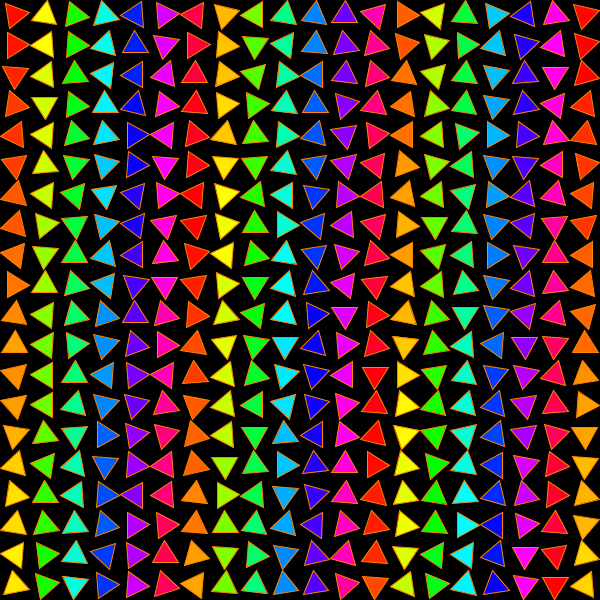
Frame 1 (no input)
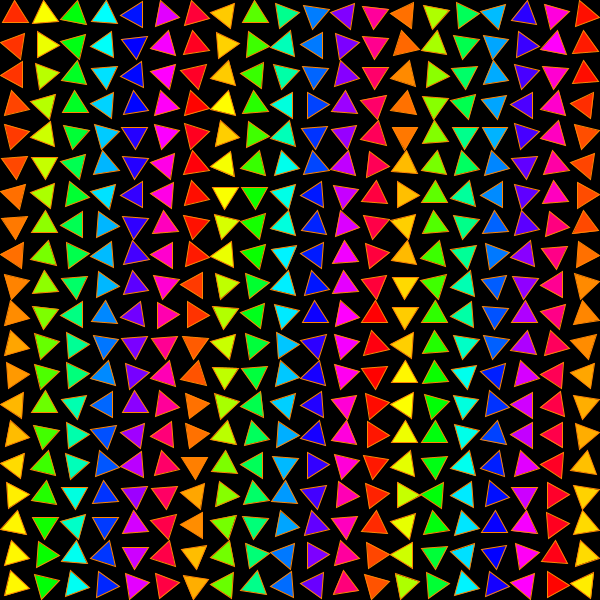
Frame 60 (the mouse pressed at the canvas centre just before this capture)
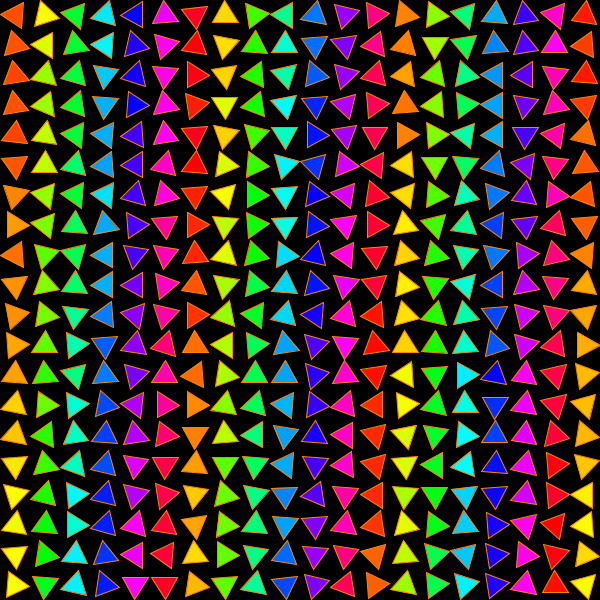
Frame 120 (the mouse held since frame 60 and released just before this capture)

The Processing sketch that drew these frames (run headless with seeded random() and noise(); from frame 60 on, the mouse is pressed at the canvas centre):

// Processing sketch: processing_8608
// ── processing_8608.pde

/**
 * Skizze eigener Idee - Dreiecke die sich drehen
 * an- und ausschalten mit Mausklick
 *
 */
  
int numZelles = 20;
int numZellesTotal = 400;
int switch1 = 1;
float col01,col02,col03,col04;
float rad = 600/numZelles;
float hrad = rad/2;
float focus = 110;

PFont fontA;

Zelle[] Zelles = new Zelle[numZelles*numZelles];

void setup() 
{
  size(600, 600);
  noStroke();
  smooth();
  colorMode(HSB, 255);
  col01 = random(255);
  
  for (int i = 0; i < numZelles; i++) {
    for (int j = 0; j < numZelles; j++)
    {
    // Zelle(float xin, float yin, float din, int idin, float winkelin, Zelle[] oin)
    Zelles[numZelles*i+j] = new Zelle(i*rad,j*rad, hrad, numZelles*i+j, random(6.28),random(0.1), Zelles);
    }
  }
}

void draw() 
{
  background(0);
  for (int i = 0; i < numZelles; i++) {
    for (int j = 0; j < numZelles; j++)
    {
    Zelles[numZelles*i+j].change_st();
    Zelles[numZelles*i+j].display();   
    }
  }
}

class Zelle {
  float x, y;
  float rad01;
  float x1,x2,x3,x4,x5,y1,y2,y3,y4,y5,d1;
  float w1,w2;
  float winkel = 0;
  float winkel_120 = 6.28/3;
  float winkel_240 = 6.28*2/3;
  float winkelspeed;
  int id;
  Zelle[] others;
 
  Zelle(float xin, float yin, float din, int idin, float winkelin, float winkelspeedin,Zelle[] oin) {
    x = xin;
    y = yin;
    rad01 = din;
    id = idin;
    others = oin;
    winkel = winkelin;
    winkelspeed = winkelspeedin;
    
  } 
  
  void change_st() {
    
    // set colors
    col01 = (2*id+winkel)%255;
    col02 = 255;
    col03 = 255;
    
    // move triangles if switch = 1
      
    if (switch1 == 1 )
    {
    
      winkel = (winkel + winkelspeed);
            
      d1 = rad01*sin(winkel);
      
      // center
      
      x1 = x+rad01;
      y1 = y+rad01;
      
      
      // points
      x2 = x1 + hrad*sin(winkel);
      y2 = y1 + hrad*cos(winkel);
      x3 = x1 + hrad*sin(winkel + winkel_120 );
      y3 = y1 + hrad*cos(winkel + winkel_120 );
      x4 = x1 + hrad*sin(winkel + winkel_240 );
      y4 = y1 + hrad*cos(winkel + winkel_240 );
      
      w1 = 2 * rad01;
      w2 = d1;
      
    }
  }

       
    void display() {
    // stroke(200,200,200); 
    fill(col01,col02,col03);
    // ellipse(x1,y1,rad01,rad01);
    // line(x1,y1,x2,y2);
    stroke(22,255,255);
    triangle(x2,y2,x3,y3,x4,y4);
    /* 
    line(x2,y2,x3,y3);
    line(x3,y3,x4,y4);
    line(x4,y4,x2,y2);
    */
    
          
    }
}

void mouseClicked() {
  if(switch1 == 0) {
    switch1 = 1;
  } else {
    switch1 = 0;
  }
}
